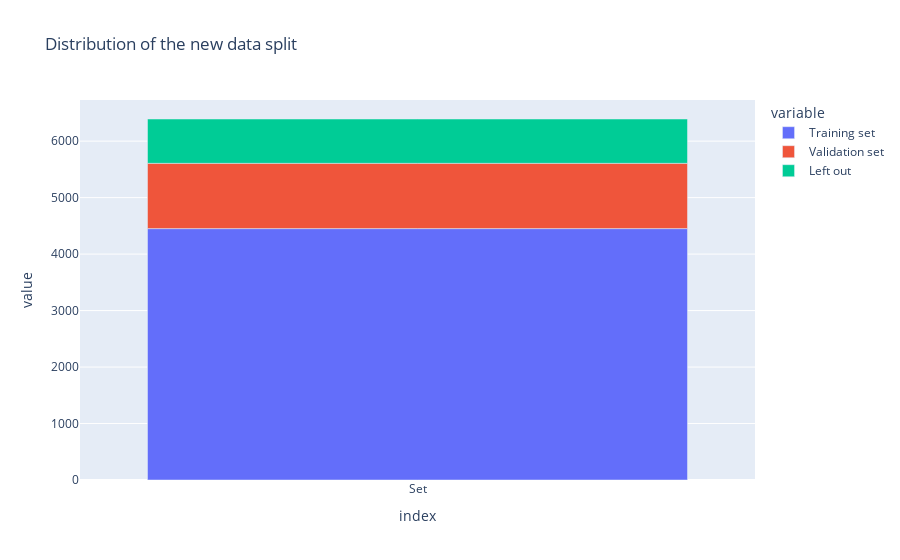

Notebook code cell kept with this figure:
### Code cell
import plotly.express as px
fig = px.bar(df_count, title='Distribution of the new data split')
fig.show()

### Figure 1 — Plotly figure (JSON) as saved in the notebook; plotly's stock layout.template omitted (floating-point values rounded to 4 significant figures)
{"data": [{"alignmentgroup": "True", "hovertemplate": "variable=Training set<br>index=%{x}<br>value=%{y}<extra></extra>", "legendgroup": "Training set", "marker": {"color": "#636efa", "pattern": {"shape": ""}}, "name": "Training set", "offsetgroup": "Training set", "orientation": "v", "showlegend": true, "textposition": "auto", "type": "bar", "x": ["Set"], "xaxis": "x", "y": [4451], "yaxis": "y"}, {"alignmentgroup": "True", "hovertemplate": "variable=Validation set<br>index=%{x}<br>value=%{y}<extra></extra>", "legendgroup": "Validation set", "marker": {"color": "#EF553B", "pattern": {"shape": ""}}, "name": "Validation set", "offsetgroup": "Validation set", "orientation": "v", "showlegend": true, "textposition": "auto", "type": "bar", "x": ["Set"], "xaxis": "x", "y": [1156], "yaxis": "y"}, {"alignmentgroup": "True", "hovertemplate": "variable=Left out<br>index=%{x}<br>value=%{y}<extra></extra>", "legendgroup": "Left out", "marker": {"color": "#00cc96", "pattern": {"shape": ""}}, "name": "Left out", "offsetgroup": "Left out", "orientation": "v", "showlegend": true, "textposition": "auto", "type": "bar", "x": ["Set"], "xaxis": "x", "y": [785], "yaxis": "y"}], "layout": {"barmode": "relative", "legend": {"title": {"text": "variable"}, "tracegroupgap": 0}, "title": {"text": "Distribution of the new data split"}, "xaxis": {"anchor": "y", "domain": [0, 1], "title": {"text": "index"}}, "yaxis": {"anchor": "x", "domain": [0, 1], "title": {"text": "value"}}}}
